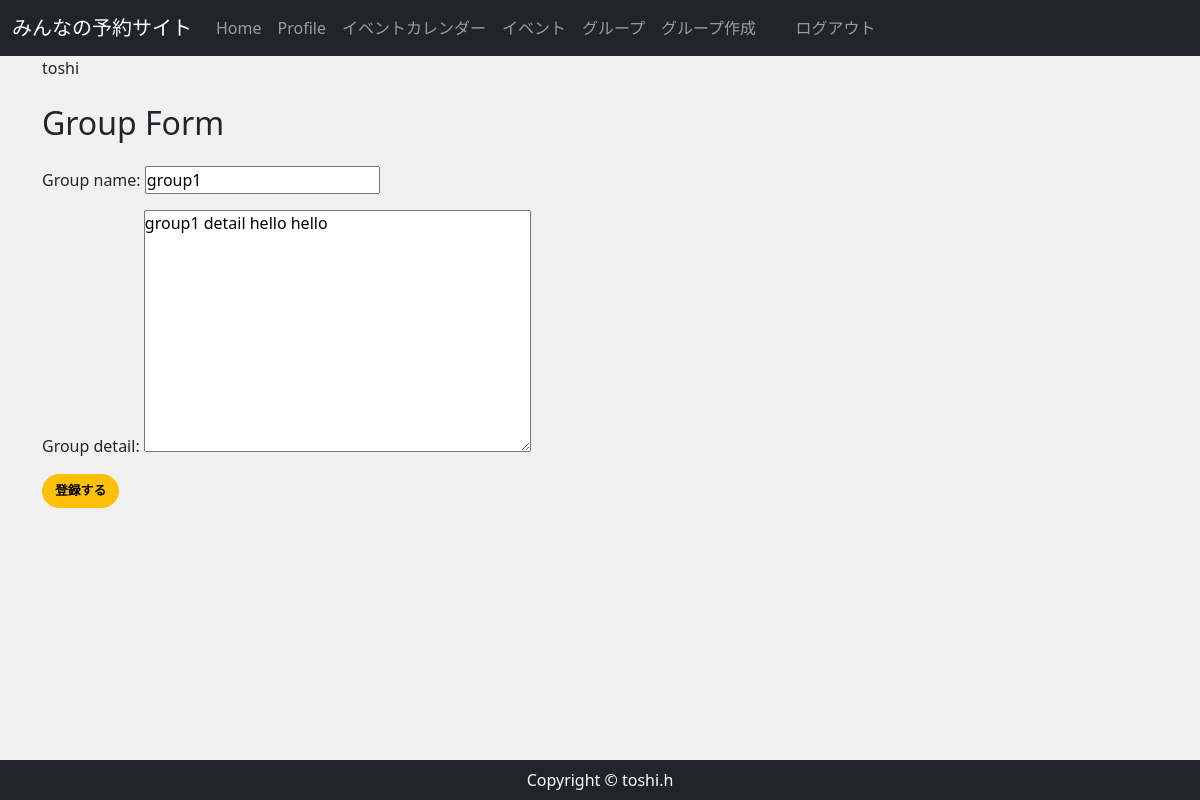
The page /group_edit/1/ (signed in) on the database its author committed.
### accounts/models.py (models this page shows, shortened)
class CustomUser(AbstractBaseUser, PermissionsMixin):
    email = models.EmailField(
        verbose_name='email',
        max_length=255,
        unique=True,
        )
    first_name = models.CharField('名', max_length=150)
    last_name = models.CharField('姓', max_length=150)
    nickname = models.CharField('ニックネーム', max_length=150,  null=True, blank=True)
    active = models.BooleanField(default=True)
    staff = models.BooleanField(default=False) #staffかどうか
    admin = models.BooleanField(default=False)
    objects = UserManager()
    EMAIL_FIELD = 'email'
    USERNAME_FIELD = 'email'
    REQUIRED_FIELDS = []
    @property
    def is_active(self):
        return self.active
    class Meta(AbstractBaseUser.Meta):
        db_table = 'custom_user'

### reservation/models.py (models this page shows, shortened)
class Group(models.Model):
    group_name = models.CharField(max_length=150)
    group_detail = models.TextField()
    group_owner = models.ForeignKey(
        CustomUser,
        unique=False,
        db_index=True,
        related_name='owner',
        on_delete=models.CASCADE
    )

### reservation/views.py (the view)
# urls.py: path('group_edit/<int:pk>/',views.GroupEditView.as_view(), name="group_edit"), #グループ編集
class GroupEditView(UpdateView):
    model = Group
    template_name = 'reservation/group_form.html'
    form_class = GroupForm
    success_url = reverse_lazy('group')
    def get(self, request, **kwargs):
        group_data = Group.objects.get(id=self.kwargs['pk'])
        staff_data = ApprovedStaff.objects.filter(
            group = group_data, approved = True)
        names = [data.staff for data in staff_data]
        if not request.user in names:
            return HttpResponse('<h1>%sさんは%sの編集権限がありません</h1>' % (request.user.nickname, group_data.group_name ))
        return super().get(request)

### reservation/forms.py
class GroupForm(forms.ModelForm):
    class Meta:
        model = Group
        fields = ("group_name", "group_detail")

### reservation/templates/reservation/group_form.html (shortened to what this page needs)
{% extends 'reservation/base.html' %}
{% load widget_tweaks %}
{% block content %}
<div class="my-4">
    <h2>Group Form</h2>
</div>
<form method="post" enctype="multipart/form-data">
    {{ form.as_p }}
    <button class="btn btn-warning" type="submit">登録する</button>
</form>
{% endblock %}

### reservation/templates/reservation/base.html (shortened to what this page needs)
{% load static %}
<!DOCTYPE html>
<html lang="ja">
<head>
    <link href="https://cdn.jsdelivr.net/npm/bootstrap@5.0.2/dist/css/bootstrap.min.css" rel="stylesheet">
    <link rel="stylesheet" href="{% static 'css/rsv_style.css' %}">
<nav class="navbar navbar-expand-lg bg-body-tertiary navbar-dark bg-dark" >
    <div class="container-fluid">
    <a class="navbar-brand" href="{% url 'home' %}">
    みんなの予約サイト
    </a>
    <div class="collapse navbar-collapse" id="navbarSupportedContent">
        <ul class="navbar-nav ml-auto">
        <li class="nav-item">
            <a class="nav-link" href="{% url 'home' %}">Home </a>
        </li>
        {% if user.is_authenticated %}
            <li class="nav-item">
                <a class="nav-link" href="{% url 'userprofile' user.pk %}">Profile</a>
            </li>
            <li class="nav-item">
                <a class="nav-link" href="{% url 'gp_event_cal' %}">イベントカレンダー </a>
            </li>
            <li class="nav-item">
                <a class="nav-link" href="{% url 'event' %}">イベント </a>
            </li>
            <li class="nav-item">
                <a class="nav-link" href="{% url 'group' %}">グループ </a>
            </li>
            <li class="nav-item">
                <a class="nav-link" href="{% url 'group_new' %}">グループ作成 </a>
            </li>
            <li>
            <p>\t\t</p>
            </li>
            <li class="nav-item">
                <a class="nav-link" href="{% url 'account_logout' %}">ログアウト </a>
            </li>
        {% endif %}
        </ul>
    </div>
    </nav>
    <main>
        <div class="container">
            <p >{{user.nickname}}</p>
            {% block content %}
            {% endblock %}
        </div>
    </main>
    <footer class="py-2 bg-dark">
        <p class="m-0 text-center text-white">Copyright &copy; toshi.h</p>
    </footer>
</body>
</html>

### reservation/static/css/rsv_style.css (style rules this page uses)
* { margin: 0; padding: 0; box-sizing: border-box; }
main { flex: 1; }
.btn { font-size: 80%; border-radius: 5rem; font-weight: bold; }

### rows shown on the page
CustomUser: nickname "toshi"
Group: group_name "group1", group_detail "group1 detail hello hello"
